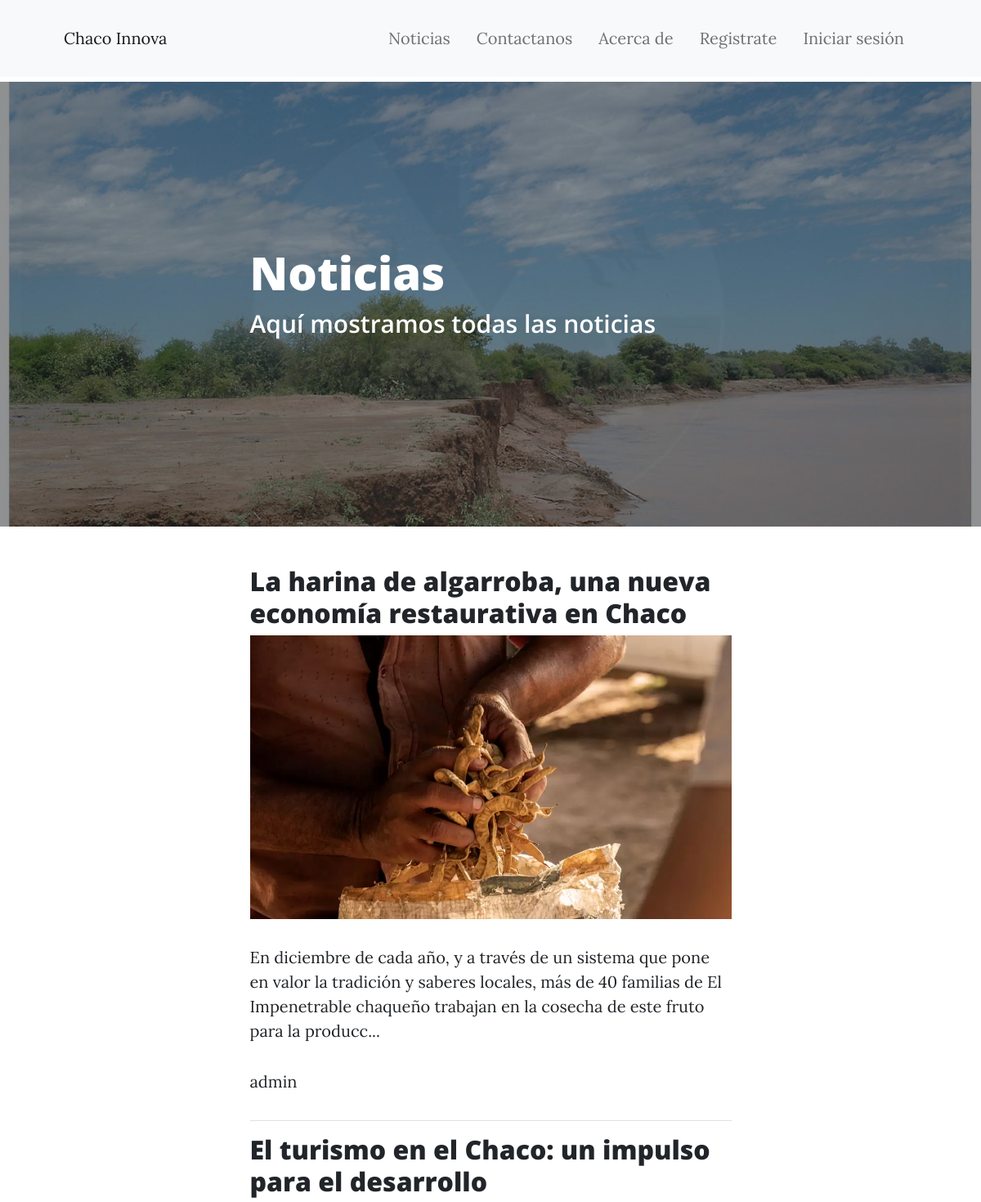
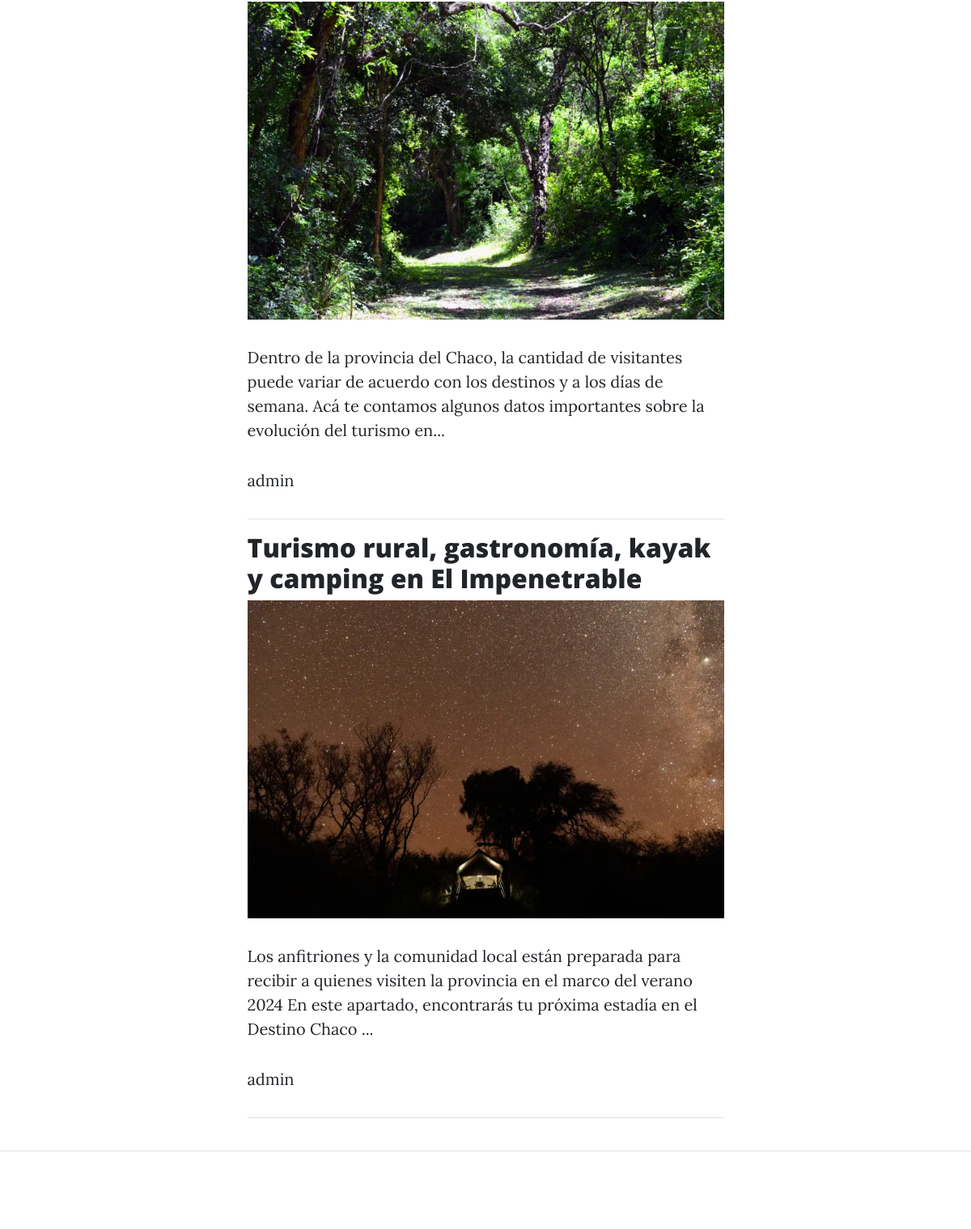
Screenshot of /noticias/ with the database file from the repository (2 pictures, top to bottom).
### noticias/models.py (models this page shows, shortened)
class Noticia(models.Model):
    titulo = models.CharField(max_length=100)
    descripcion = models.TextField(blank=True)
    imagen = models.ImageField(upload_to='noticias/', blank=True)
    fecha = models.DateTimeField(auto_now_add=True)
    user = models.ForeignKey(User, on_delete=models.CASCADE)

### noticias/views.py (the view)
# urls.py: path('noticias/', views.noticias, name='noticias'),
def noticias(request):
    noticias = Noticia.objects.all()
    return render(request, 'noticias.html', {'noticias': noticias})

### noticias/templates/noticias.html
{% extends 'base.html' %}
{% load static %}
{% block content %}
    <header class="masthead" style="background-image: url('{% static 'assets/img/chaco.jpg' %}')">
        <div class="container position-relative px-4 px-lg-5">
            <div class="row gx-4 gx-lg-5 justify-content-center">
                <div class="col-md-10 col-lg-8 col-xl-7">
                    <div class="post-heading">
                        <h1>Noticias</h1>
                        <h2 class="subheading">Aquí mostramos todas las noticias</h2>
                    </div>
                </div>
            </div>
        </div>
    </header>
    <article class="mb-4">
        <div class="container px-4 px-lg-5">
            <div class="row gx-4 gx-lg-5 justify-content-center">
                <div class="col-md-10 col-lg-8 col-xl-7">
                    {% for noticia in noticias %}
                        <a href="{% url 'noticia_detalles' noticia.pk %}">
                            <h2>{{ noticia.titulo }}</h2>
                            {% if noticia.imagen %}
                                <img class="img-fluid" src="{{ noticia.imagen.url }}" alt="{{ noticia.titulo }}" />
                            {% else %}
                                <img class="img-fluid" src="{% static 'assets/img/default-image.jpg' %}" alt="Imagen predeterminada" />
                            {% endif %}
                        </a>
                        <p>{{ noticia.descripcion|slice:":200" }}{% if noticia.descripcion|length > 200 %}...{% endif %}</p>
                        <p>{{ noticia.user.username }}</p>
                        <hr>
                    {% endfor %}
                </div>
            </div>
        </div>
    </article>
{% endblock content %}

### noticias/templates/base.html (style rules this page uses)
body { padding-top: 100px; }

### rows the page displays
Noticia: titulo "La harina de algarroba, una nueva economía restaurativa en Chaco", imagen (picture), descripcion "En diciembre de cada año, y a través de un sistema que pone en valor la tradición y saberes locales, más de 40 familias de El Impenetrable chaqueño trabajan en la cosecha de este fruto para la producc", user.username "admin"
Noticia: titulo "El turismo en el Chaco: un impulso para el desarrollo", imagen (picture), descripcion "Dentro de la provincia del Chaco, la cantidad de visitantes puede variar de acuerdo con los destinos y a los días de semana. Acá te contamos algunos datos importantes sobre la evolución del turismo en", user.username "admin"
Noticia: titulo "Turismo rural, gastronomía, kayak y camping en El Impenetrable", imagen (picture), descripcion "Los anfitriones y la comunidad local están preparada para recibir a quienes visiten la provincia en el marco del verano 2024 En este apartado, encontrarás tu próxima estadía en el Destino Chaco", user.username "admin"
